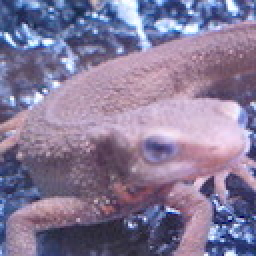
#> input picture Question_71_80/imori.jpg, 128 x 128 px, found by its file name (shown 2 times larger)
$ python 32_Fourier_transform.py
#> lines starting #> are read from the running program, lines starting #| are printed output that depends on the picture
import cv2
import numpy as np
import matplotlib.pyplot as plt

# Read image
img = cv2.imread("./imori.jpg").astype(np.float32)
H, W, C = img.shape
#> H = 128; W = 128; C = 3

# Gray scale
gray = 0.2126 * img[..., 2] + 0.7152 * img[..., 1] + 0.0722 * img[..., 0]
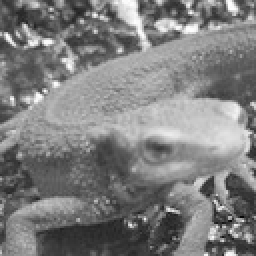
#> gray: shape (128, 128) float32 (shown 2 times larger); min 6.71, max 254.4, mean 126.7


f_img = np.fft.fft2(gray)

# Swap the first quadrant and the third quadrant, the second quadrant and the fourth quadrant
f_img =  np.fft.fftshift(f_img)
print(f_img.shape)
#| (128, 128)
# Calculation of power spectrum
mag = 20*np.log(np.abs(f_img))
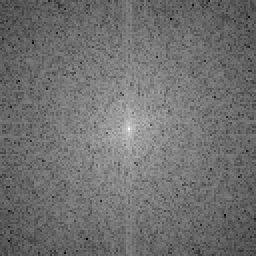
#> mag: shape (128, 128) float64 (shown 2 times larger); min 25.35, max 290.9, mean 142.2; drawn with min black and max white

# Show input image and spectrum image
plt.subplot(121)
plt.imshow(gray, cmap = 'gray')
plt.subplot(122)
plt.imshow(mag, cmap = 'gray')
plt.show()
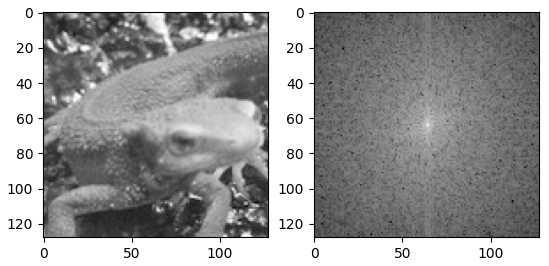
#> figure drawn by matplotlib, 2 panels


# DFT
K = W
#> K = 128
L = H
#> L = 128
M = W
#> M = 128
N = H
#> N = 128

G = np.zeros((L, K), dtype=np.complex)

x = np.tile(np.arange(W), (H, 1))
y = np.arange(H).repeat(W).reshape(H, -1)

for l in range(L):
    for k in range(K):
        G[l, k] = np.sum(gray * np.exp(-2j * np.pi * (x * k / M + y * l / N))) / np.sqrt(M * N)
        # [4 lines of commented-out code are left out]

ps = (np.abs(G) / np.abs(G).max() * 255).astype(np.uint8)
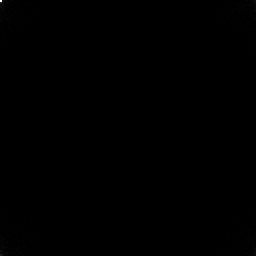
#> ps: shape (128, 128) (shown 2 times larger); min 0, max 255, mean 0.1
cv2.imwrite("out_ps.jpg", ps)

# IDFT
out = np.zeros((H, W), dtype=np.float32)

for n in range(N):
    for m in range(M):
        out[n,m] = np.abs(np.sum(G * np.exp(2j * np.pi * (x * m / M + y * n / N)))) / np.sqrt(M * N)

out[out>255] = 255
out = out.astype(np.uint8)

# Save result
cv2.imshow("result", out)
cv2.waitKey(0)
cv2.imwrite("out.jpg", out)

# Destroy all the windows opened before
cv2.destroyAllWindows()

$ run again, with Question_71_80/answer_71.jpg copied over Question_71_80/imori.jpg
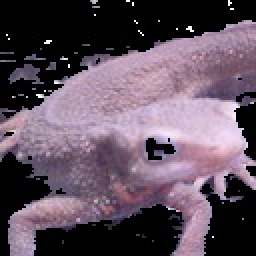
#> input picture Question_71_80/answer_71.jpg, 128 x 128 px, found by its file name (shown 2 times larger)
#| (128, 128)
#> `mag = 20*np.log(np.abs(f_img))`:
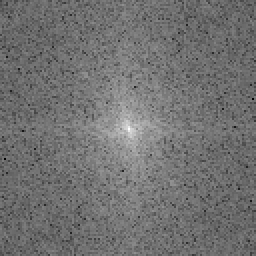
#> mag: shape (128, 128) float64 (shown 2 times larger); min 50.12, max 282.8, mean 154.1; drawn with min black and max white
#> `plt.show()`:
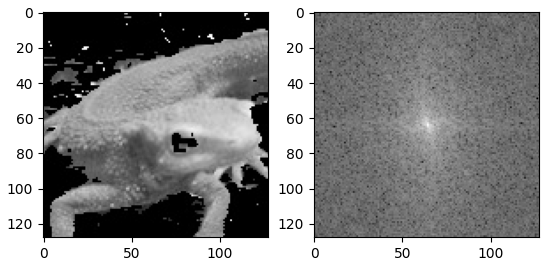
#> figure drawn by matplotlib, 2 panels

$ run again, with Question_71_80/answer_72.jpg copied over Question_71_80/imori.jpg
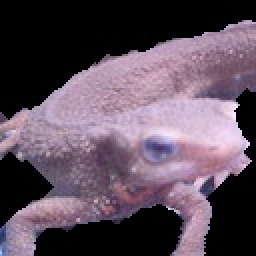
#> input picture Question_71_80/answer_72.jpg, 128 x 128 px, found by its file name (shown 2 times larger)
#| (128, 128)
#> `mag = 20*np.log(np.abs(f_img))`:
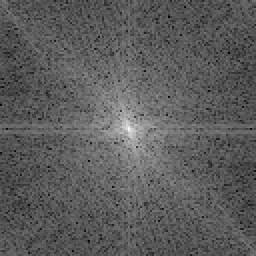
#> mag: shape (128, 128) float64 (shown 2 times larger); min 68.23, max 282.2, mean 146; drawn with min black and max white
#> `plt.show()`:
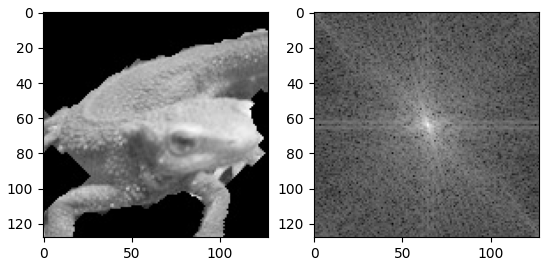
#> figure drawn by matplotlib, 2 panels
